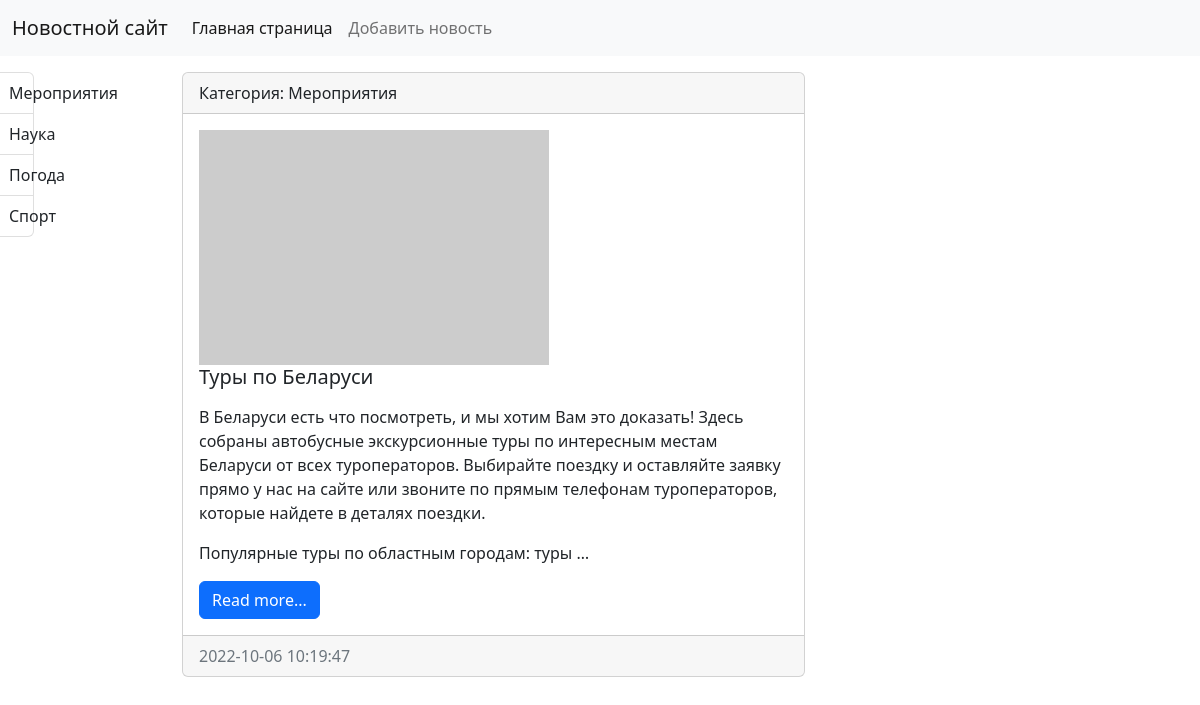
The app's page /category/4/ with its own data.
### news/models.py (models this page shows, shortened)
class Category(models.Model):
    title = models.CharField(max_length=150,db_index=True,verbose_name='Наименование категории')
    def __str__(self):
        return self.title
    class Meta:
        verbose_name = 'Категория'
        verbose_name_plural = 'Категория'
        ordering = ['title']

class News(models.Model):
    title=models.CharField(max_length=1500,verbose_name= 'Наименование')
    content=models.TextField(blank=True, verbose_name= 'Контент')
    created_at=models.DateTimeField(auto_now_add=True, verbose_name= 'Дата публикации')
    update_at = models.DateTimeField(auto_now=True,verbose_name= 'Обновлено' )
    photo=models.ImageField(upload_to='photo/%Y/%m/%d/', verbose_name= 'Фото', blank=True)
    is_published=models.BooleanField(default=True, verbose_name= 'Опубликовано')
    category = models.ForeignKey('Category',on_delete=models.PROTECT,null=True,verbose_name='Категория')
    class Meta:
        verbose_name='Новость'
        verbose_name_plural = 'Новости'
        ordering = ['id']

### news/views.py (the view)
# urls.py: path('category/<int:category_id>/',get_category, name='category')
def get_category(request, category_id):
    news = News.objects.filter(category_id=category_id)
    categories = Category.objects.all()
    category =Category.objects.get(pk=category_id)
    context = {
        'news': news,
        'categories': categories,
        'category': category
    }
    return render(request, 'news/category.html', context)

### news/templates/news/category.html (shortened to what this page needs)
{% extends 'base.html' %}
{% block sidebar %}
<div class="col-md-3">
    <div class="list-group">
        {% for item in categories %}
        <a href="{% url 'category' item.pk %}" class="list-group-item list-group-item.action">{{ item.title }}</a>
        {% endfor %}
    </div>
</div>
{% endblock %}
{% block content %}
<div class="col-md-9">
    {% for item in news %}
    <div class="card mb-3">
        <div class="card-header">
            Категория: {{ item.category }}
        </div>
        <div class="card-body">
            <div class="media">
                {% if item.photo %}
                <img src="{{ item.photo.url }}" alt="" width="350" class="mr-3">
                {% else %}
                <img src="https://picsum.photos/seed/picsum/350/235" alt="" class="mr-3">
                {% endif %}
                <h5 class="card-title">{{ item.title }}</h5>
                {% autoescape off %}
                <p class="card-text">{{ item.content|linebreaks|truncatewords:50 }}</p
                >
                {% endautoescape %}
                <a href="#" class="btn btn-primary">Read more...</a>
            </div>
        </div>
        <div class="card-footer text-muted">
            {{ item.created_at|date:"Y-m-d H:i:s" }}
        </div>
    </div>
    {% endfor %}
</div>
</div>
{% endblock %}

### records on screen
Category: title "Мероприятия"
Category: title "Наука"
Category: title "Погода"
Category: title "Спорт"
News: category "Мероприятия", title "Туры по Беларуси", content "В Беларуси есть что посмотреть, и мы хотим Вам это доказать! Здесь собраны автобусные экскурсионные туры по интересным местам Беларуси от всех туроператоров. Выбирайте поездку и оставляйте заявку прямо у нас на сайте или звоните по прямым телефонам туроператоров, которые найдете в деталях поездки. Популярные туры по областным городам: туры …", created_at "2022-10-06 10:19:47"
